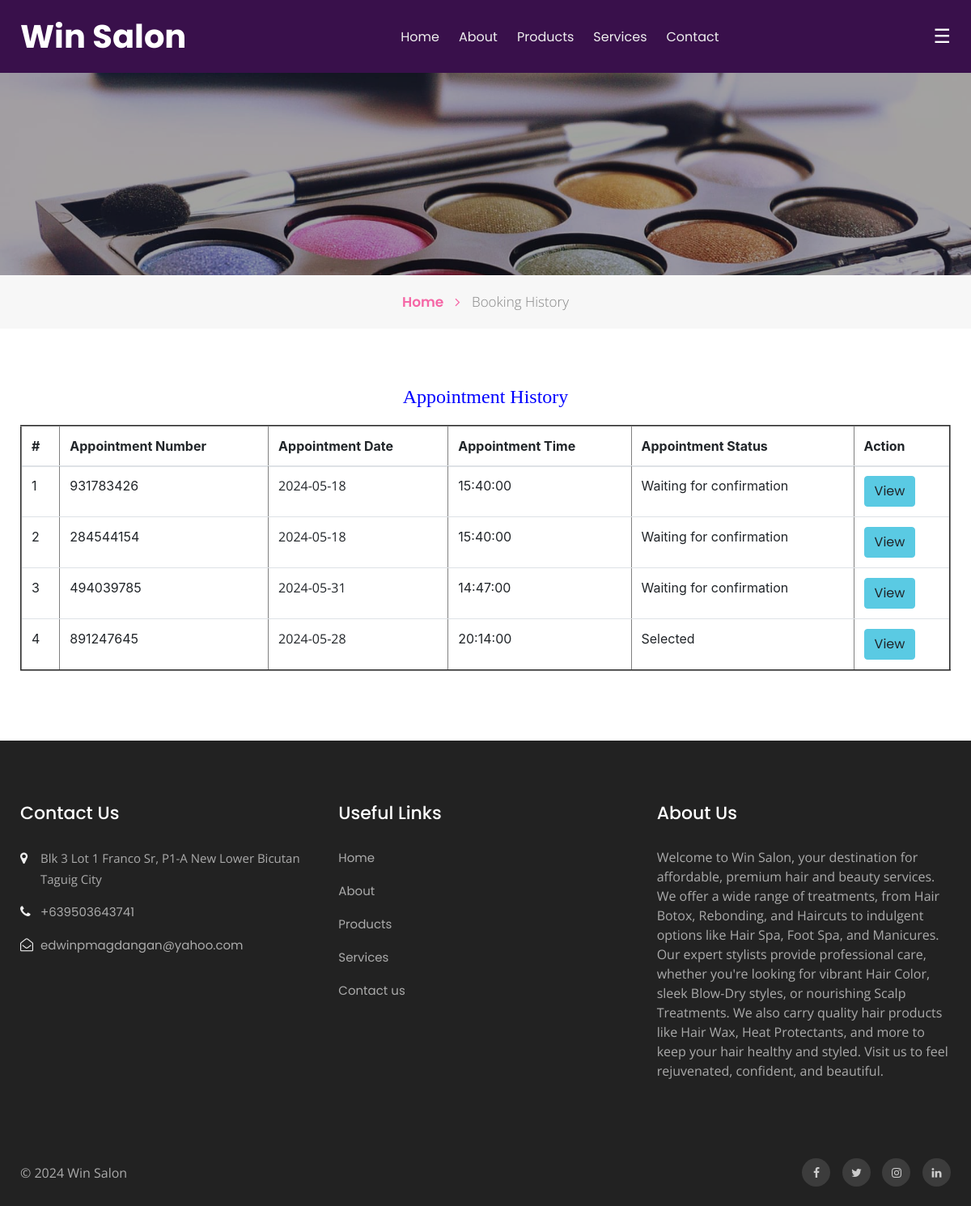
Page /bfs/booking-history.php (signed in) on the earlier database version.
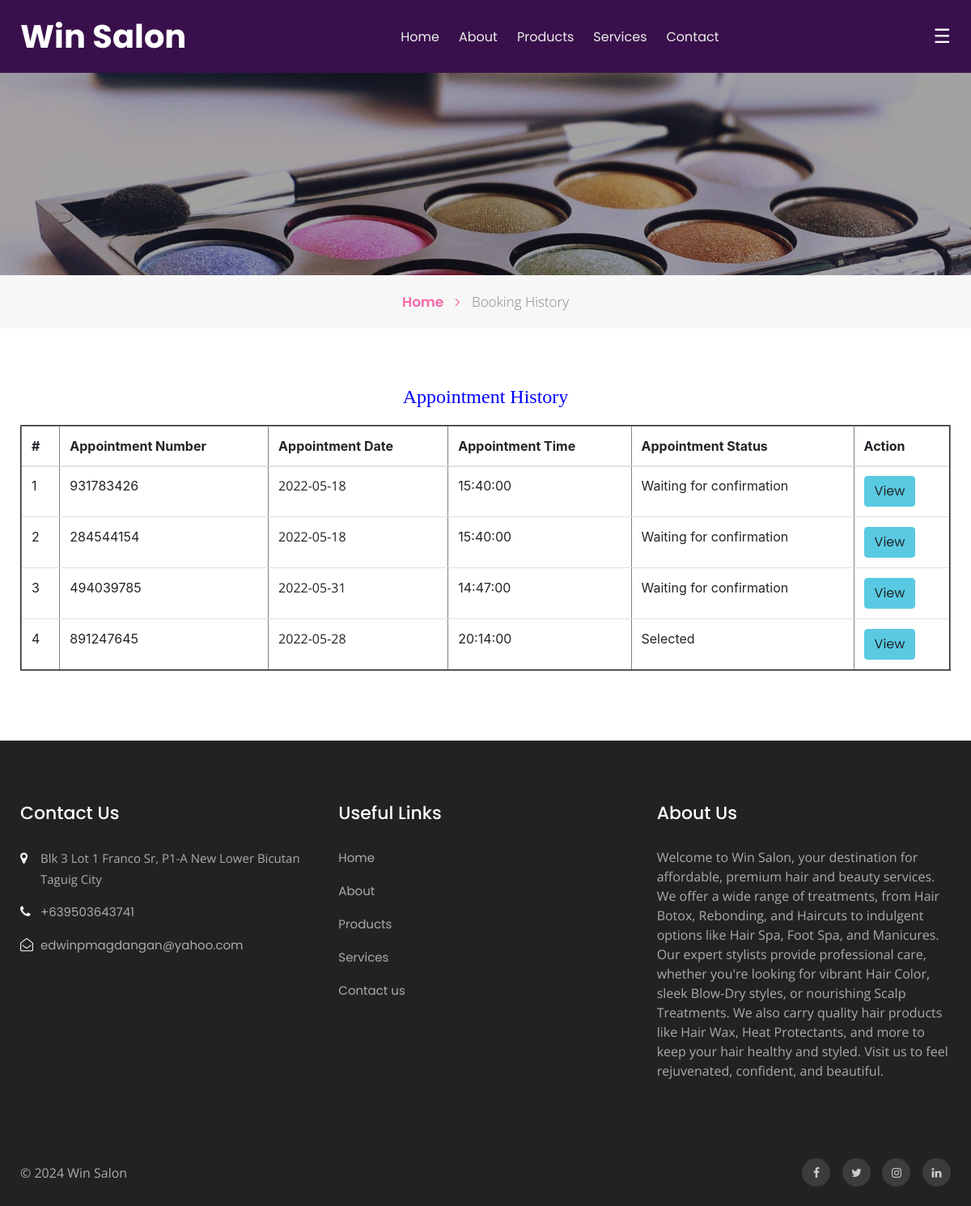
Same page on the later database version.
### tables this page shows
CREATE TABLE `tblbook` (
  `ID` int(10) NOT NULL,
  `UserID` int(10) DEFAULT NULL,
  `AptNumber` int(10) DEFAULT NULL,
  `AptDate` date DEFAULT NULL,
  `AptTime` time DEFAULT NULL,
  `Service` varchar(50) NOT NULL,
  `Message` mediumtext DEFAULT NULL,
  `BookingDate` timestamp NULL DEFAULT current_timestamp(),
  `Remark` varchar(250) DEFAULT NULL,
  `Status` varchar(250) DEFAULT NULL,
  `RemarkDate` timestamp NULL DEFAULT NULL ON UPDATE current_timestamp()
);

### bfs/booking-history.php (the view, shortened to what this page needs)
<?php
include('includes/dbconnection.php');
if (strlen($_SESSION['bpmsuid']==0)) {
  header('location:logout.php');
  } else{
  ?>
<!doctype html>
<html lang="en">
  <head>
    <link rel="stylesheet" href="assets/css/style-starter.css">
  </head>
  <body id="home">
<?php include_once('includes/header.php');?>
<section class="w3l-inner-banner-main">
    <div class="about-inner contact ">
        <div class="container">
</div>
</div>
<div class="breadcrumbs-sub">
<div class="container">
<ul class="breadcrumbs-custom-path">
    <li class="right-side propClone"><a href="index.php" class="">Home <span class="fa fa-angle-right" aria-hidden="true"></span></a> <p></li>
    <li class="active ">
        Booking History</li>
</ul>
</div>
</div>
</section>
<section class="w3l-contact-info-main" id="contact">
    <div class="contact-sec	">
        <div class="container">
            <div>
                <div class="cont-details">
                   <div class="table-content table-responsive cart-table-content m-t-30">
                    <h4 style="padding-bottom: 20px;text-align: center;color: blue;">Appointment History</h4>
                        <table border="2" class="table">
                            <thead class="gray-bg" >
                                <tr>
                                    <th>#</th>
                                <th>Appointment Number</th>
                                <th>Appointment Date</th>
                                <th>Appointment Time</th>
                                <th>Appointment Status</th>
                                <th>Action</th>
                                </tr>
                            </thead>
                            <tbody>
                                <tr>
                                    <?php
                                   $userid= $_SESSION['bpmsuid'];
 $query=mysqli_query($con,"select tbluser.ID as uid, tbluser.FirstName,tbluser.LastName,tbluser.Email,tbluser.MobileNumber,tblbook.ID as bid,tblbook.AptNumber,tblbook.AptDate,tblbook.AptTime,tblbook.Message,tblbook.BookingDate,tblbook.Status from tblbook join tbluser on tbluser.ID=tblbook.UserID where tbluser.ID='$userid'");
$cnt=1;
              while($row=mysqli_fetch_array($query))
              { ?>
               <tr>
    <td><?php echo $cnt;?></td>
<td><?php echo $row['AptNumber'];?></td>
<td><p> <?php echo $row['AptDate']?> </p></td>
<td><?php echo $row['AptTime']?></td>
<td><?php $status=$row['Status'];
if($status==''){
 echo "Waiting for confirmation";
} else{
echo $status;
}
?>  </td>
<td><a href="appointment-detail.php?aptnumber=<?php echo $row['AptNumber'];?>" class="btn btn-primary">View</a></td>
</tr><?php $cnt=$cnt+1; } ?>
                            </tbody>
                        </table>
                    </div> </div>
    </div>
    </div></div>
</section>
<?php include_once('includes/footer.php');?>
</body>
</html><?php } ?>

Differences in the rows shown:
changed tblbook (number 1 of 4 on the later page): AptDate "2024-05-18" → "2022-05-18"
changed tblbook (number 2 of 4 on the later page): AptDate "2024-05-18" → "2022-05-18"
changed tblbook (number 3 of 4 on the later page): AptDate "2024-05-31" → "2022-05-31"
changed tblbook "Selected": AptDate "2024-05-28" → "2022-05-28"
